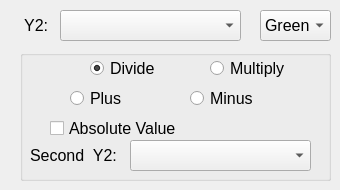
               <widget class="QWidget" name="tab_5">
                <attribute name="title">
                 <string>Y2</string>
                </attribute>
                <widget class="QLabel" name="label_24">
                 <property name="geometry">
                  <rect>
                   <x>20</x>
                   <y>10</y>
                   <width>41</width>
                   <height>31</height>
                  </rect>
                 </property>
                 <property name="font">
                  <font>
                   <pointsize>12</pointsize>
                  </font>
                 </property>
                 <property name="text">
                  <string> Y2:</string>
                 </property>
                </widget>
                <widget class="QComboBox" name="comboBox_y2">
                 <property name="geometry">
                  <rect>
                   <x>60</x>
                   <y>10</y>
                   <width>181</width>
                   <height>31</height>
                  </rect>
                 </property>
                 <property name="font">
                  <font>
                   <pointsize>12</pointsize>
                  </font>
                 </property>
                </widget>
                <widget class="QGroupBox" name="groupBox_y2">
                 <property name="geometry">
                  <rect>
                   <x>20</x>
                   <y>50</y>
                   <width>311</width>
                   <height>131</height>
                  </rect>
                 </property>
                 <property name="title">
                  <string/>
                 </property>
                 <widget class="QComboBox" name="comboBox_second_y2">
                  <property name="geometry">
                   <rect>
                    <x>110</x>
                    <y>90</y>
                    <width>181</width>
                    <height>31</height>
                   </rect>
                  </property>
                  <property name="font">
                   <font>
                    <pointsize>12</pointsize>
                   </font>
                  </property>
                 </widget>
                 <widget class="QRadioButton" name="radioButton_y2_multiply">
                  <property name="geometry">
                   <rect>
                    <x>190</x>
                    <y>10</y>
                    <width>81</width>
                    <height>17</height>
                   </rect>
                  </property>
                  <property name="font">
                   <font>
                    <pointsize>12</pointsize>
                   </font>
                  </property>
                  <property name="text">
                   <string>Multiply</string>
                  </property>
                 </widget>
                 <widget class="QRadioButton" name="radioButton_y2_divide">
                  <property name="geometry">
                   <rect>
                    <x>70</x>
                    <y>10</y>
                    <width>71</width>
                    <height>17</height>
                   </rect>
                  </property>
                  <property name="font">
                   <font>
                    <pointsize>12</pointsize>
                   </font>
                  </property>
                  <property name="text">
                   <string>Divide</string>
                  </property>
                  <property name="checked">
                   <bool>true</bool>
                  </property>
                 </widget>
                 <widget class="QRadioButton" name="radioButton_y2_plus">
                  <property name="geometry">
                   <rect>
                    <x>50</x>
                    <y>40</y>
                    <width>71</width>
                    <height>17</height>
                   </rect>
                  </property>
                  <property name="font">
                   <font>
                    <pointsize>12</pointsize>
                   </font>
                  </property>
                  <property name="text">
                   <string>Plus</string>
                  </property>
                 </widget>
                 <widget class="QRadioButton" name="radioButton_y2_minus">
                  <property name="geometry">
                   <rect>
                    <x>170</x>
                    <y>40</y>
                    <width>71</width>
                    <height>17</height>
                   </rect>
                  </property>
                  <property name="font">
                   <font>
                    <pointsize>12</pointsize>
                   </font>
                  </property>
                  <property name="text">
                   <string>Minus</string>
                  </property>
                 </widget>
                 <widget class="QLabel" name="label_32">
                  <property name="geometry">
                   <rect>
                    <x>10</x>
                    <y>90</y>
                    <width>91</width>
                    <height>31</height>
                   </rect>
                  </property>
                  <property name="font">
                   <font>
                    <pointsize>12</pointsize>
                   </font>
                  </property>
                  <property name="text">
                   <string>Second  Y2:</string>
                  </property>
                 </widget>
                 <widget class="QCheckBox" name="checkBox_y2_value">
                  <property name="geometry">
                   <rect>
                    <x>30</x>
                    <y>70</y>
                    <width>131</width>
                    <height>17</height>
                   </rect>
                  </property>
                  <property name="font">
                   <font>
                    <pointsize>12</pointsize>
                   </font>
                  </property>
                  <property name="text">
                   <string>Absolute Value</string>
                  </property>
                 </widget>
                </widget>
                <widget class="QComboBox" name="comboBox_color_y2">
                 <property name="geometry">
                  <rect>
                   <x>260</x>
                   <y>10</y>
                   <width>71</width>
                   <height>31</height>
                  </rect>
                 </property>
                 <property name="font">
                  <font>
                   <pointsize>12</pointsize>
                  </font>
                 </property>
                 <property name="currentIndex">
                  <number>1</number>
                 </property>
                 <item>
                  <property name="text">
                   <string>Blue</string>
                  </property>
                 </item>
                 <item>
                  <property name="text">
                   <string>Green</string>
                  </property>
                 </item>
                 <item>
                  <property name="text">
                   <string>Red</string>
                  </property>
                 </item>
                 <item>
                  <property name="text">
                   <string>Yellow</string>
                  </property>
                 </item>
                 <item>
                  <property name="text">
                   <string>Black</string>
                  </property>
                 </item>
                </widget>
               </widget>
